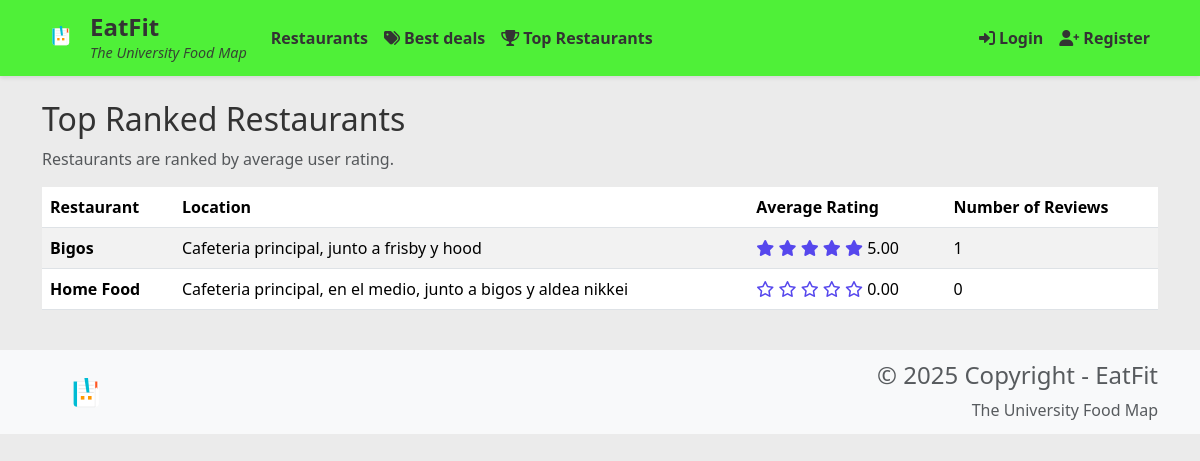
The page /top-restaurants/ on the database as committed earlier.
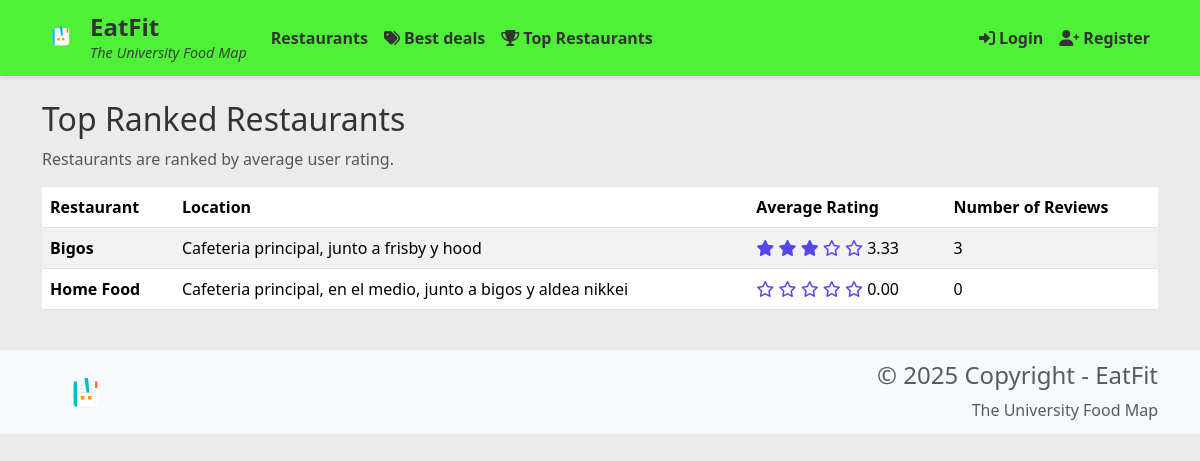
The same page on the database as committed later.
### restaurants/models.py (models this page shows, shortened)
class Restaurant(models.Model):
    name = models.CharField(max_length=100)
    location = models.CharField(max_length=100)
    description = models.TextField()
    address = models.CharField(max_length=200)
    image = models.ImageField(upload_to='restaurants/', null=True, blank=True)
    phone = models.CharField(max_length=20, blank=True)
    email = models.EmailField(blank=True)
    opening_hours = models.TextField(blank=True)
    created_at = models.DateTimeField(default=timezone.now)
    class Meta:
        ordering = ['-created_at']

### restaurants/views.py (the view)
# urls.py: path('top-restaurants/', views.top_restaurants, name='top_restaurants'),
def top_restaurants(request):
    restaurants = Restaurant.objects.annotate(
        avg_rating=Coalesce(Avg('ratings__rating', output_field=FloatField()), 0.0),
        num_reviews=Count('ratings')
    ).order_by('-avg_rating', '-num_reviews')
    return render(request, 'restaurants/top_restaurants.html', {
        'restaurants': restaurants
    })

### restaurants/templates/restaurants/top_restaurants.html
{% extends 'base.html' %}
{% block content %}
<div class="container mt-4">
    <h2>Top Ranked Restaurants</h2>
    <p class="text-muted">Restaurants are ranked by average user rating.</p>
    {% if restaurants %}
        <div class="row">
            <div class="col-12">
                <table class="table table-striped table-hover">
                    <thead>
                        <tr>
                            <th>Restaurant</th>
                            <th>Location</th>
                            <th>Average Rating</th>
                            <th>Number of Reviews</th>
                        </tr>
                    </thead>
                    <tbody>
                        {% for restaurant in restaurants %}
                        <tr>
                            <td><strong>{{ restaurant.name }}</strong></td>
                            <td>{{ restaurant.location }}</td>
                            <td>
                                <span class="text-warning">
                                    {% for i in "12345" %}
                                        {% if forloop.counter <= restaurant.avg_rating %}
                                            <i class="fas fa-star"></i>
                                        {% else %}
                                            <i class="far fa-star"></i>
                                        {% endif %}
                                    {% endfor %}
                                </span>
                                {{ restaurant.avg_rating|floatformat:2 }}
                            </td>
                            <td>{{ restaurant.num_reviews }}</td>
                        </tr>
                        {% endfor %}
                    </tbody>
                </table>
            </div>
        </div>
    {% else %}
        <div class="alert alert-info">No restaurants available to rank.</div>
    {% endif %}
</div>
{% endblock %}

Rows that differ between the two databases and show on the page:
changed Restaurant "Bigos": avg_rating "5.00" → "3.33"; num_reviews "1" → "3"
